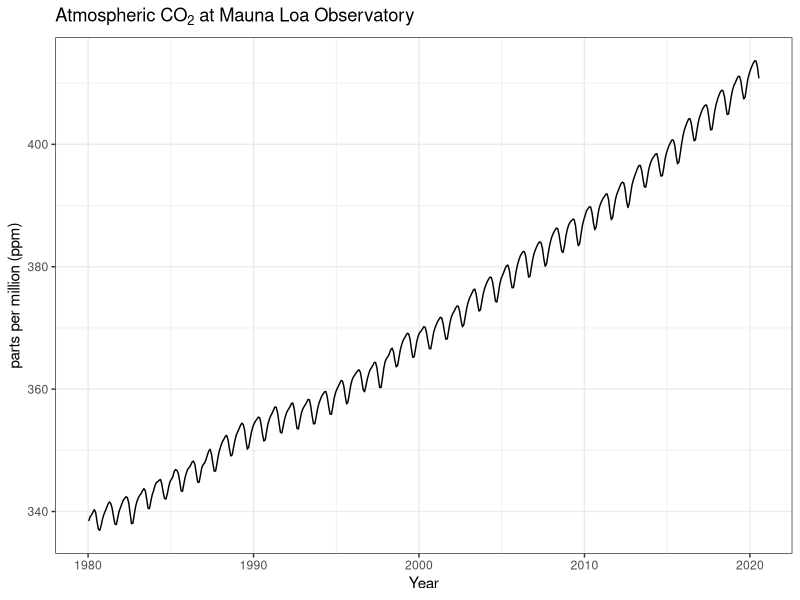
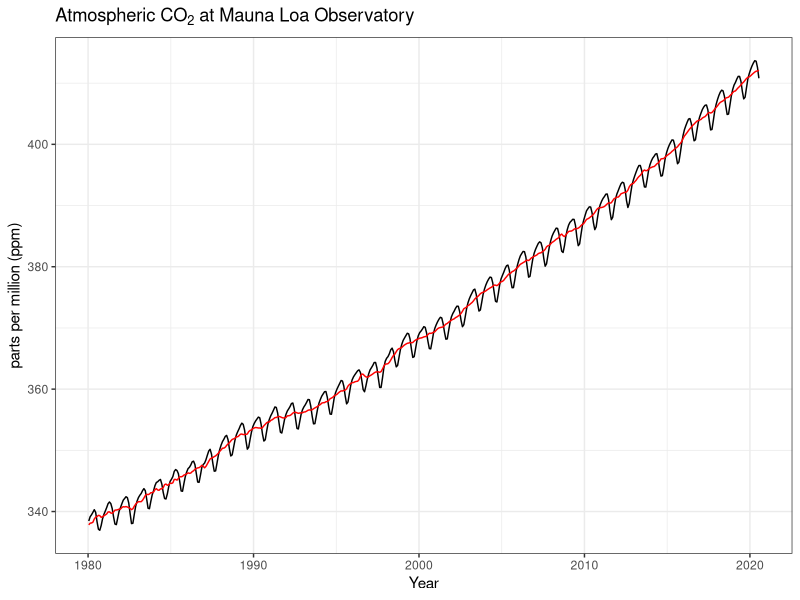
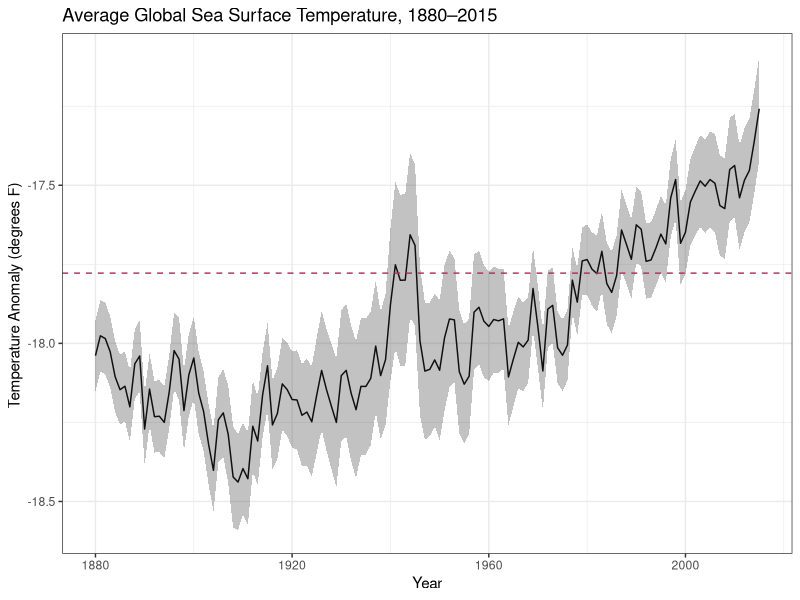
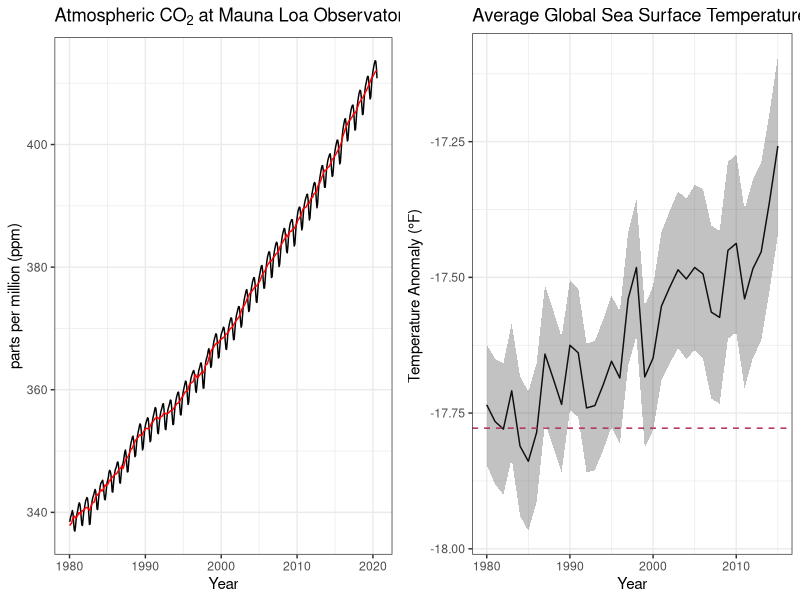
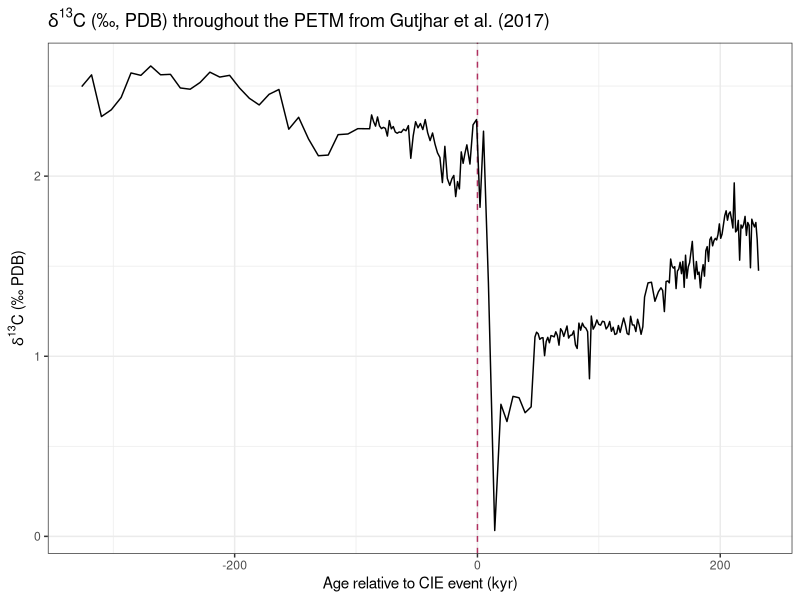
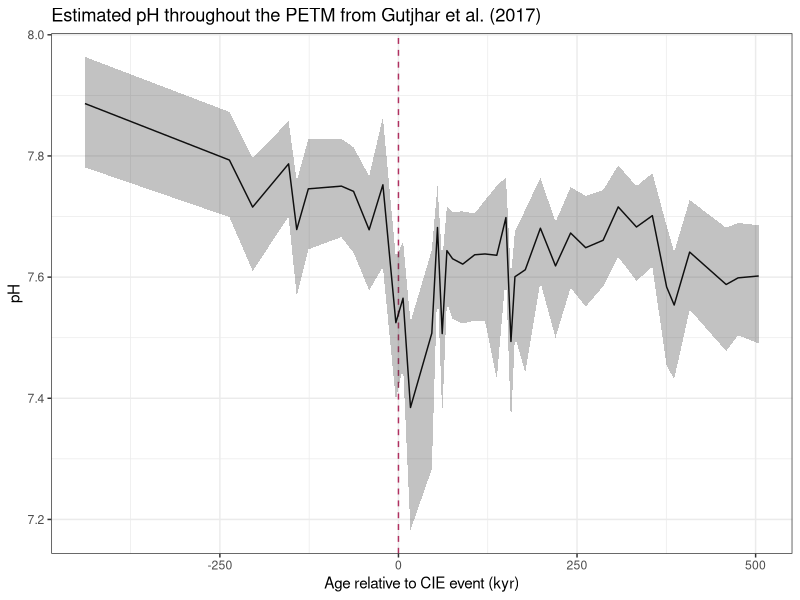
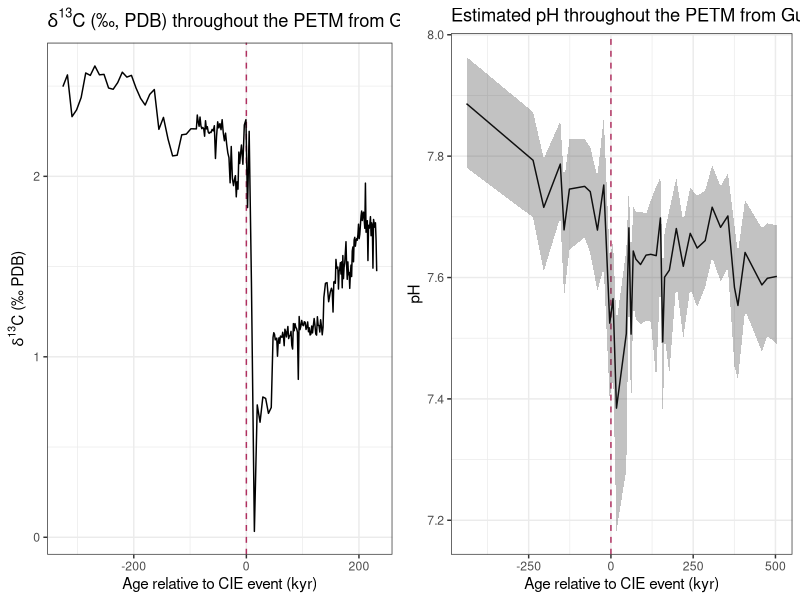

Write R code to recreate these figures, in order. (Note: this script raises an error after producing the figures.)
## ---- chunk 1
# The library() function loads each package. You need to do this so R can find the functions you need from a certain package. Once the package loads all the different functions associated with it are usable. 
library(tidyverse) #these are all different libraries that help the code do different things
library(readxl)#the blue "library" part tells R that this is a package it should load and the black writing is the name of the specific package(in this case "readxl" which helps us read Excel files into R)
library(cowplot)
library(ggplot2)#this library, for example, helps us make plots of our data. 

#notice that because there is a "#" symbol before all of the note text above, it's all just comments that don't affect the code!
## ---- chunk 2
MaunaLoa_data <-  read_excel("data/co2_monthly_average.xlsx") #here we are reading an excel file that contains our monthly average CO2 data (in ppm) from Mauna Loa. Since our data is in a table, the file will import itself as a data frame called MaunaLoa_data (this is a variable).
#a data frame in R is a table or a two-dimensional array-like structure in which each column contains values of one variable and each row contains one set of values from each column. 

MaunaLoa_data #this will print out our data frame for us to see and make sure it looks alright. You can see columns year, month, decimal, average, trend. 
#year tells us the year we are in 
#month tells the month of a particular year 
#decimal is the year with a decimal place that represents the month of that year in which you are
#average shows the monthly mean CO2 ppm values, centered on the middle of each month 
#trend represents the same as average, after correction for the average seasonal cycle


## ---- chunk 3
ML_y_title <- "parts per million (ppm)"
## ---- chunk 4
ML_CO2vsYear <- #We create a new plot stored in "ML_CO2vsYear"
ggplot(MaunaLoa_data, aes(x = decimal, y = average)) + #we call the function ggplot to input our data set and assign x and y variables
geom_line(size = 0.5, color = 'black')+ #We define a black line to connect our data points
labs(y = ML_y_title, x = "Year", title = bquote("Atmospheric" ~ CO[2] ~ "at Mauna Loa Observatory")) + #We give our graph labels
theme_bw() #We make the background grid theme/color black and white 

ML_CO2vsYear #prints out our plot
## ---- chunk 5
ML_CO2vsYear_wTrend <- #We create a new plot stored in "ML_CO2vsYear_wTrend"
ggplot() + #we call the function ggplot to input our data set and assign x and y variables
geom_line(data = MaunaLoa_data, aes(x = decimal, y = average), size = 0.5, color = 'black')+ #We define a black line to connect our data points 
geom_line(data = MaunaLoa_data, aes(x = decimal, y = trend), size = 0.5, color = 'red')+ #We add our trend column data in red 
labs(y = ML_y_title, x = "Year", title = bquote("Atmospheric" ~ CO[2] ~ "at Mauna Loa Observatory")) + #We give our graph labels
theme_bw() #We make the background grid theme/color black and white 

ML_CO2vsYear_wTrend #prints out our plot
## ---- chunk 6
ModernSST_data <- read_excel("data/EPA_SST.xlsx") 
names(ModernSST_data) <- c("year", "anomaly", "lower_95", "higher_95")

fahr_to_cel <- function(temp) {
  cel <- (temp - 32) * (5 / 9)
  return(cel)
}

ModernSST_data$anomaly <- fahr_to_cel(ModernSST_data$anomaly)
ModernSST_data$lower_95 <- fahr_to_cel(ModernSST_data$lower_95)
ModernSST_data$higher_95 <- fahr_to_cel(ModernSST_data$higher_95)

## ---- chunk 7
SSTvsYear <-
ggplot(ModernSST_data, aes(x = year, y = anomaly)) + 
geom_line(size = 0.5, color = 'black') + 
geom_ribbon(aes(ymin = lower_95, ymax = higher_95), linetype = 2, alpha = 0.3) +
geom_hline(yintercept = -17.7778, linetype = "dashed", color = "maroon") +
labs(y = "Temperature Anomaly (degrees F) ", x = "Year", title = "Average Global Sea Surface Temperature, 1880–2015") + 
theme_bw()  

SSTvsYear #prints out our plot
## ---- chunk 8
new_ModernSST_data <- subset(ModernSST_data, year >= 1980)

newSSTvsYear <-
ggplot(new_ModernSST_data, aes(x = year, y = anomaly)) + 
geom_line(size = 0.5, color = 'black') + 
geom_ribbon(aes(ymin = lower_95, ymax = higher_95), linetype = 2, alpha = 0.3) +
geom_hline(yintercept = -17.7778, linetype = "dashed", color = "maroon") +
labs(y = "Temperature Anomaly (°F) ", x = "Year", title = "Average Global Sea Surface Temperature, 1980–2015") + 
theme_bw()  

## ---- chunk 9
modern_sideBYside <- plot_grid(ML_CO2vsYear_wTrend, newSSTvsYear, ncol = 2, nrow = 1)

modern_sideBYside
## ---- chunk 10
PETM_d13C_data <- #we are making a new data set called "PETM_d13C_data" 
  read_excel("data/gutjhar_data_d13C.xlsx") #we are reading in the excel file with our data (which is in the data folder)
## ---- chunk 11
d13CvsAge <- #We create a new plot that's named "d13CvsAge"
ggplot(PETM_d13C_data, aes(x = Age, y = d13C)) + #we call the function ggplot to input our data set and assign x and y variables
geom_vline(xintercept = 0, linetype = "dashed", color = "maroon") + #this line of code plots the red dashed line at our 0 Age value
geom_line()+ #we define a black line to represent the data
labs(y=expression(delta^13*C~"(\u2030 PDB)"), x = "Age relative to CIE event (kyr)", title = expression(delta^13*C~"(\u2030, PDB) throughout the PETM from Gutjhar et al. (2017)" ))+ #We give our graph labels
theme_bw() #We make the background grid theme/color black and white 
d13CvsAge
## ---- chunk 12
PETM_pH_data <- #we are making a new data set called "PETM_pH_data" for the pH data set
  read_excel("data/gutjhar_data_pH.xlsx") #we are reading in the excel file with our data (which is in the data folder)
## ---- chunk 13
pHvsAge <- #We create a new plot that's named "pHvsAge"
ggplot(PETM_pH_data, aes(x = Age, y = pH)) + #we call the function ggplot to input our data set and assign x and y variables
geom_vline(xintercept = 0, linetype = "dashed", color = "maroon") + #this line of code plots the red dashed line at our 0 Age value
geom_line(size = 0.5, color = 'black') + #we define a black line to represent the data
geom_ribbon(aes(ymin = SDmin, ymax = SDmax), linetype = 2, alpha = 0.3) + #this line of code adds the shaded error (max and min values) in the estimated pH values
labs(y = "pH", x = "Age relative to CIE event (kyr)", title = "Estimated pH throughout the PETM from Gutjhar et al. (2017) ")+ #we include axis labels and a title for the plot
theme_bw() #this makes the theme of the plot "black and white"

pHvsAge #prints out our plot
## ---- chunk 14
PETM_d13CvspH <- plot_grid(d13CvsAge, pHvsAge, ncol = 2, nrow = 1) #here we're making a new plot with a special function called "plot_grid" that plots two existing plots next to each other
PETM_d13CvspH #prints out the plot
## ---- chunk 15
PETM_vs_modern <- plot_grid(pHvsAge, pHvsYear, ncol = 2, nrow = 1)
PETM_vs_modern
